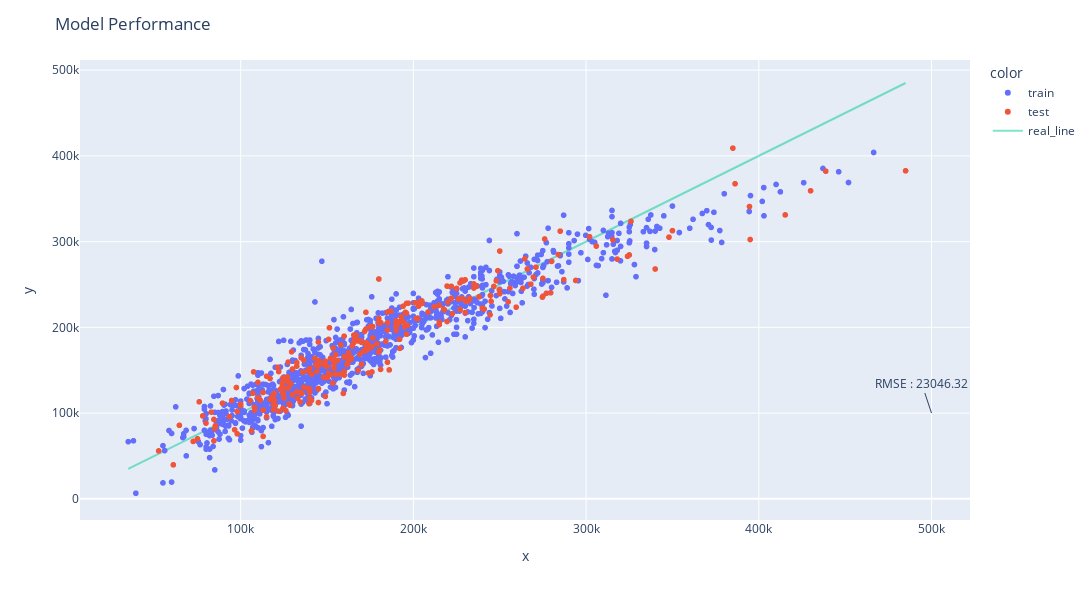

This figure's notebook cell:
### Markdown cell above
### ***1. Model - Butun Anlamli Degiskenlerle***

### Code cell
# hedef degiskeni
Y = house_prices['SalePrice']
# aciklayici degiskenler
X = house_prices[expl_vars]

# egitim verisini ayirma
X_train, X_test, Y_train, Y_test = train_test_split(X, Y, test_size = 0.2, random_state = 465)

#print("Eğitim kümesindeki gözlem sayısı : {}".format(X_train.shape))
#print("Test kümesindeki gözlem sayısı   : {}".format(X_test.shape))

# model nesnesi olusturuldu
lrm = linear_model.LinearRegression()
# modelimizin denklemi (egrisi) olusturuluyor
lrm.fit(X_train, Y_train)

# test verisi ile tahmin
Y_test_pred = lrm.predict(X_test)
# egitim verisi ile tahmin
Y_train_pred = lrm.predict(X_train)

save_pred_results(1, Y_test, Y_test_pred, Y_train, Y_train_pred, 'butun anlamli degiskenler')

# grafigi cizdirelim
make_plotly(predict_df, 1)
#predict_df.info()

# model sonuclarini kaydedelim
save_results(lrm, 1, X_train, X_test, Y_train, Y_test, Y_test_pred, 'butun anlamli degiskenler')

# model sonuclari
results_df

### Figure 1 — Plotly figure (JSON) as saved in the notebook; plotly's stock layout.template omitted (floating-point values rounded to 4 significant figures; data arrays with more than 128 entries replaced by an {"elided": "..."} marker saying what was removed)
{"data": [{"hovertemplate": "color=train<br>x=%{x}<br>y=%{y}<extra></extra>", "legendgroup": "train", "marker": {"color": "#636efa", "symbol": "circle"}, "mode": "markers", "name": "train", "showlegend": true, "type": "scattergl", "x": {"elided": "1128 int values"}, "xaxis": "x", "y": {"elided": "1128 float values"}, "yaxis": "y"}, {"hovertemplate": "color=test<br>x=%{x}<br>y=%{y}<extra></extra>", "legendgroup": "test", "marker": {"color": "#EF553B", "symbol": "circle"}, "mode": "markers", "name": "test", "showlegend": true, "type": "scattergl", "x": {"elided": "283 int values"}, "xaxis": "x", "y": {"elided": "283 float values"}, "yaxis": "y"}, {"mode": "lines", "name": "real_line", "opacity": 0.5, "type": "scatter", "x": {"elided": "1411 int values"}, "y": {"elided": "1411 int values"}}], "layout": {"annotations": [{"text": "RMSE : 23046.32", "x": 500000, "y": 100000}], "height": 600, "legend": {"title": {"text": "color"}, "tracegroupgap": 0}, "margin": {"t": 60}, "title": {"text": "Model Performance"}, "width": 1200, "xaxis": {"anchor": "y", "autorange": true, "domain": [0, 1], "range": [7326.0, 520100.0], "title": {"text": "x"}, "type": "linear"}, "yaxis": {"anchor": "x", "autorange": true, "domain": [0, 1], "range": [-24740.0, 511800.0], "title": {"text": "y"}, "type": "linear"}}}
